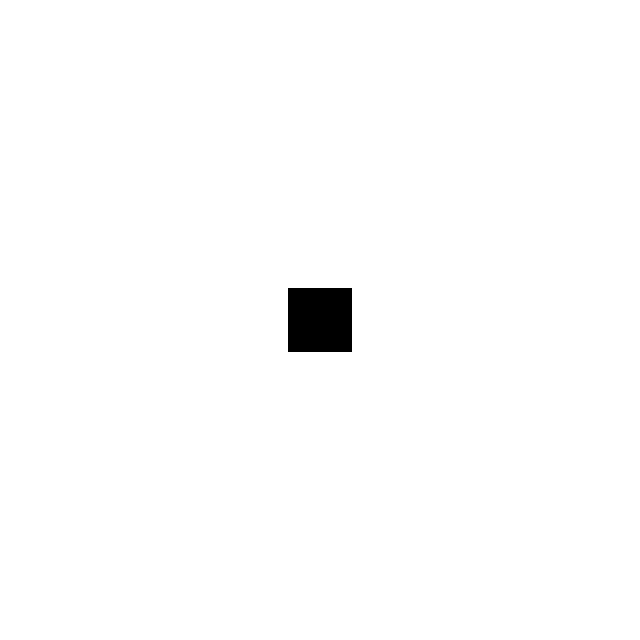
Frame 1 (no input)
Frame 60 (the mouse pressed at the canvas centre just before this capture): identical to frame 1, image omitted
Frame 120 (the mouse held since frame 60 and released just before this capture): identical to frame 1, image omitted

The Processing sketch that drew this single still picture (run headless with seeded random() and noise(); from frame 60 on, the mouse is pressed at the canvas centre):

// Processing sketch: NoC_7_GameOfLifeEx12
// ── NoC_7_GameOfLifeEx12.pde
GameOfLife gol;

void setup() {

  size(640, 640);
  gol = new GameOfLife();
  gol.create();
  //populate board
}

void draw() {

  //draw_board();

  gol.generate();  
  gol.display();
}
//void mousePressed() {

//  gol.update();
//}

// ── Cell.pde
class Cell {

  float x, y;
  float w, h;
  float xoff, yoff;

  float state;
  float previous;

  Cell(float x_, float y_, float w_, float h_) {

    state = 0;
    previous = state;
    w = w_;
    h = h_;
    x = x_;
    y = y_;
  }

  void display() {

    //fill(map(state, 0, 1, 255, 0 ));

    //fill(255);
  }
 void savePrevious() {
    previous = state;
  }

  void newState(float state_) {
    state = state_;
  }
}

// ── GameOfLife.pde
class GameOfLife {

  float w, h;
  int rows, cols;
  int cell_count;
  Cell[][] board;
  int ink_nearby;

  GameOfLife() {
    w = 10;
    h = w;
    rows = height ;
    cols = width;
    board = new Cell[rows][cols];
  }

  void create() {


    for (int row = 0; row < rows; row++) {
      for (int col = 0; col < cols; col++) {

        board[row][col] = new Cell(col * w, row * h, w, h);
      }
    }


    for (int row = int(0.45 * width); row < int(0.55 * width); row++) {
      for (int col = int(0.45 * height); col < int(0.55 * height); col++) {

        board[row][col].previous = 10;

        board[row][col].state = 10;
      }
    }
  }

  void generate() {

    if (keyPressed == true) {

      for ( int i = 0; i < rows; i++) {
        for ( int j = 0; j < cols; j++) {
          board[i][j].savePrevious();
        }
      }

      for (int row = 1; row < rows - 1; row++) {
        for (int col = 1; col < cols - 1; col++) {

          //float ink_nearby = 0;
          for (int i = -1; i <= 1; i++) {
            for (int j = -1; j <= 1; j++) {

              //this adds up the total extra ink in nearby cells where the ink levels is greater than this cell
              //no longer need to subtract itself later as it's doing it here

              float diff = board[row + i][col + j ].previous - board[row][col].previous;
              //ink_nearby += max(0, diff ); 

              //assume the ink flows into this cell to balance the two cells.  
              if (diff > 0) {
                board[row + i ][col + j ].previous -= 0.5 * diff;
                board[row][col].previous +=  0.5 * diff;
              }
              
             board[row + i ][col + j ].newState(board[row + i ][col + j ].previous);
            }

            //add ink nearby into this cell
            //print(ink_nearby);
            //we have incremented the additional ink into the previous attribute already in  the loop above
            //board[row][col].newState(board[row][col].previous); 

            //if (board[row][col].state > 1) {
            //  board[row][col].newState(1);
            //} //caps the state at 1, i/e 'full of ink'
          }
        }
      }
    }
  }

  void display() {
    loadPixels();
    for ( int i = 0; i < rows; i++) {
      for ( int j = 0; j < cols; j++) {
        //board[i][j].display();
        pixels[i * width + j] = color(map(board[i][j].state, 0, 1, 255, 0));
      }
    }
    updatePixels();
  }

  void update() {
    int row = int(mouseY / w);
    int col = int(mouseX / w);

    gol.board[row][col].state = 1;
  }
}
